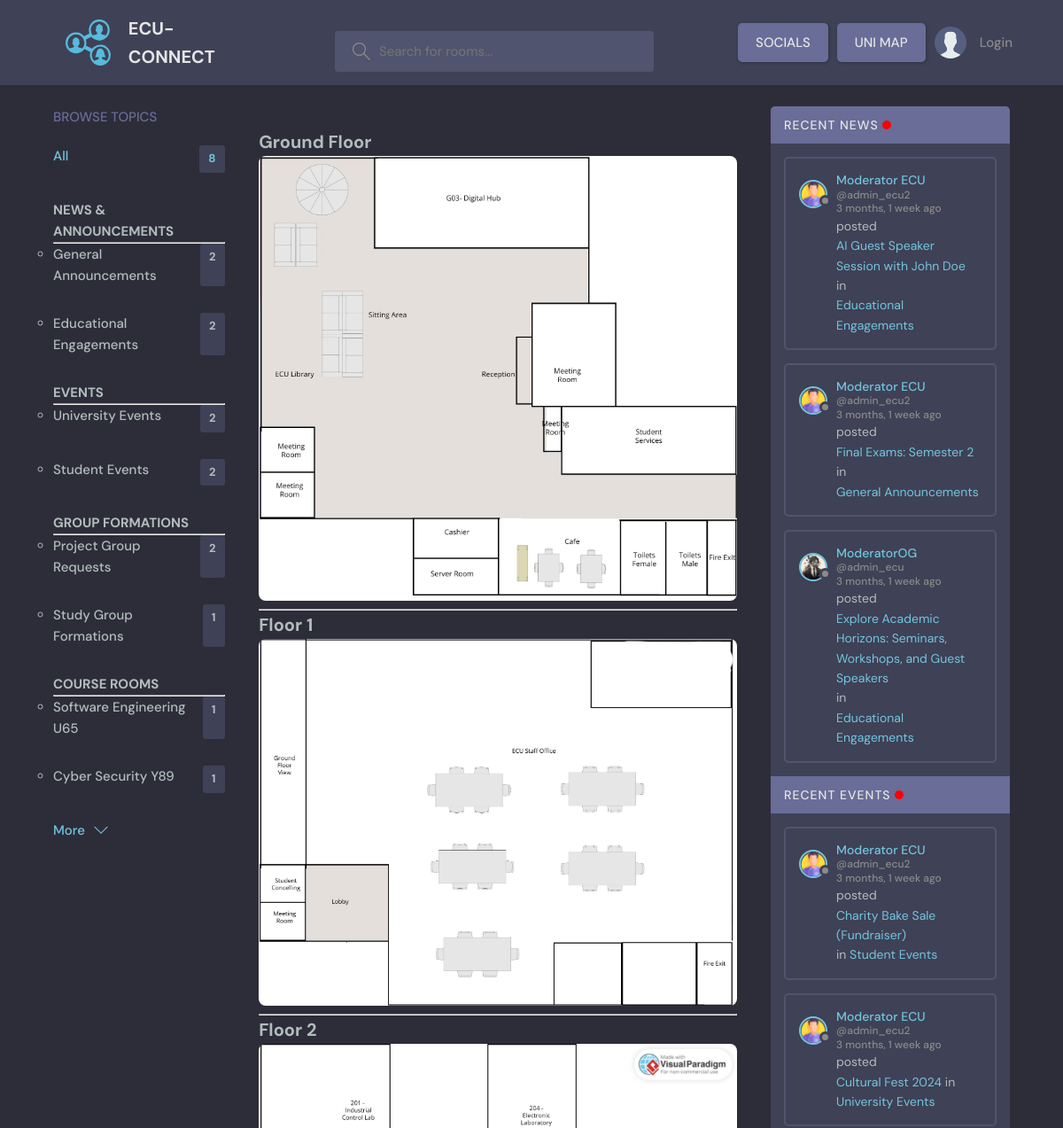
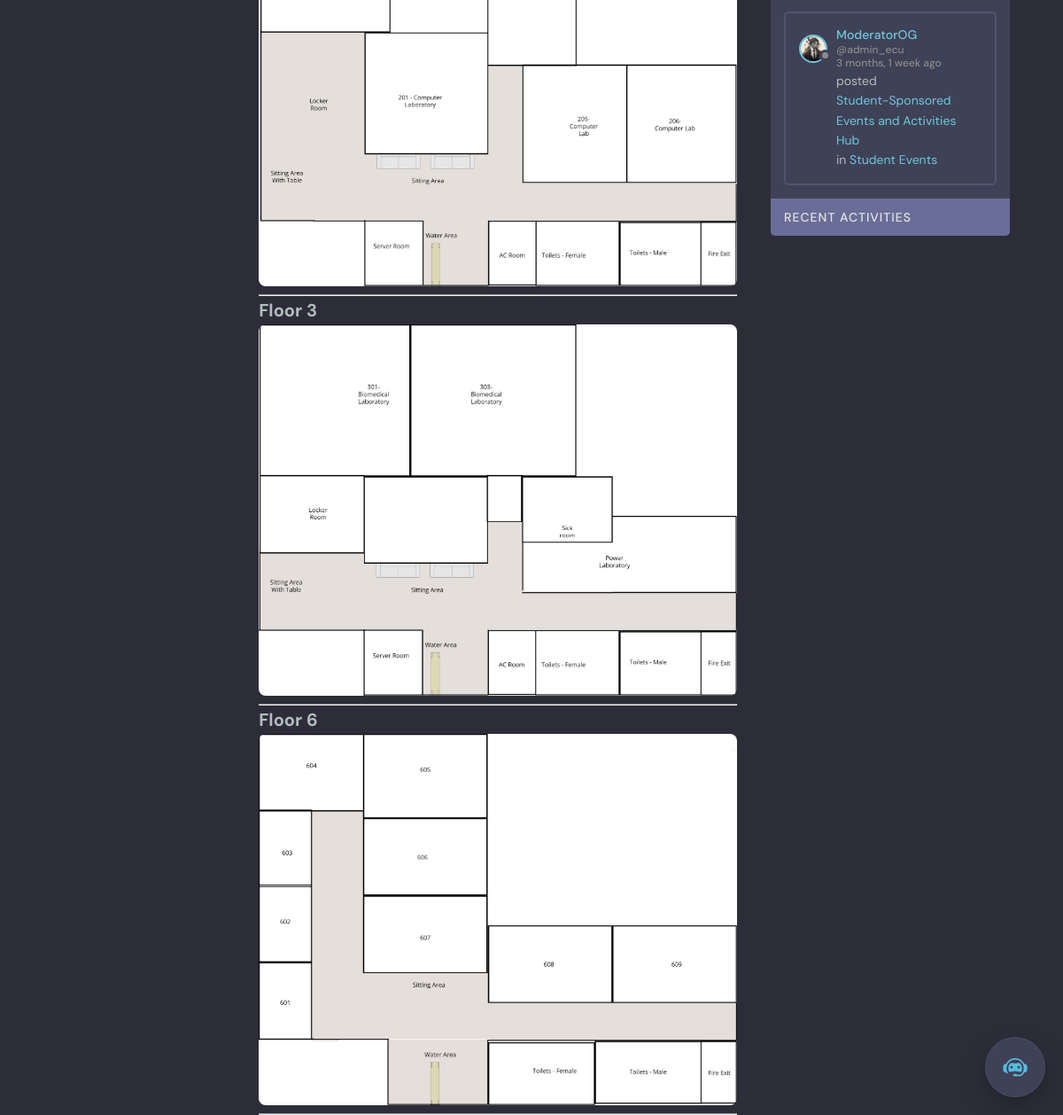
/uni_map/, run on the app's committed database (2 pictures, top to bottom).
### base/models.py (models this page shows, shortened)
class Topic(models.Model):
    name = models.CharField(max_length=200)

class Thread(models.Model):
    host = models.ForeignKey(User, on_delete = models.SET_NULL, null=True)
    topic = models.ForeignKey(Topic, on_delete = models.SET_NULL, null=True)
    name = models.CharField(max_length=200)
    description = models.TextField(null = True, blank = True)
    participants = models.ManyToManyField(User, related_name='participants', blank=True)
    updated = models.DateTimeField(auto_now= True)
    created = models.DateTimeField(auto_now_add= True)
    pinned = models.BooleanField(default=False)
    class Meta:
       ordering = ['-updated', '-created']

class User(AbstractUser):
    username = models.CharField(max_length=150, unique=True, null=True)
    name = models.CharField(max_length=200, null=True)
    email = models.EmailField(unique=True, null=True)
    bio = models.TextField(null=True)
    avatar = models.ImageField(null=True, default="avatar.svg")
    USERNAME_FIELD = 'email'
    REQUIRED_FIELDS = ['username']
    notifications = models.ManyToManyField(Notification, related_name='notifications', blank=True)

### base/views.py (the view)
# urls.py: path('uni_map/', views.uniMap, name="uni_map"),
def uniMap(request):
    topics = Topic.objects.all()
    recent_news_threads = Thread.objects.filter(Q(topic__name='General Announcements') | Q(topic__name='Educational Engagements'))[:3]
    recent_events_threads = Thread.objects.filter(Q(topic__name='University Events') | Q(topic__name='Student Events'))[:3]
    context = {'topics': topics, 'recent_news_threads': recent_news_threads, 'recent_events_threads': recent_events_threads}
    return render(request, 'base/unimap.html', context)

### base/templates/base/unimap.html (shortened to what this page needs)
{% extends 'main.html' %}
{% load static %}
{% block content %}
    <main class="layout layout--3">
        <div class="container">
             {% include 'base/topics_component.html' %}
            <div class="roomList">
                <div class="map-page__feed">
                    <div class="map-page__post">
                        <h2>Ground Floor</h2>
                        <img src="{% static 'images/gfloor.jpg' %}" />
                        <hr>
                        <h2>Floor 1</h2>
                        <img src="{% static 'images/floor1.jpg' %}" />
                        <hr>
                        <h2>Floor 2</h2>
                        <img src="{% static 'images/floor2.jpg' %}" />
                        <hr>
                        <h2>Floor 3</h2>
                        <img src="{% static 'images/floor3.jpg' %}" />
                        <hr>
                        <h2>Floor 6</h2>
                        <img src="{% static 'images/floor6.jpg' %}" />
                    </div>
                </div>
            </div>
            {% include 'base/activity_component.html' %}
        </div>
    </main>
{% endblock content %}

### base/templates/base/topics_component.html
        <div class="topics">
            <div class="topics__header">
              <h2>Browse Topics</h2>
            </div>
            <ul class="topics__list">
                <li>
                    <a href="{% url 'home' %}" class="active">All <span>{{topics.count}}</span></a>
                </li>
              <li>
                <h4>NEWS & ANNOUNCEMENTS</h4>
                <hr>
                <ul>
                  {% for topic in topics %}
                    {% if topic.name == "General Announcements" or topic.name == "Educational Engagements"  %}
                      <li><strong><a href="{% url 'home' %}?q={{topic.name}}">{{topic.name}}<span>{{topic.thread_set.all.count}}</span></a></strong></li>
                    {% endif %}
                  {% endfor %}
                </ul>
              </li>
              <li>
                <h4>EVENTS</h4>
                <hr>
                <ul>
                  {% for topic in topics %}
                  {% if topic.name == "University Events" or topic.name == "Student Events"  %}
                      <li><strong><a href="{% url 'home' %}?q={{topic.name}}">{{topic.name}}<span>{{topic.thread_set.all.count}}</span></a></strong></li>
                    {% endif %}
                  {% endfor %}
                </ul>
              </li>
              <li>
                <h4>GROUP FORMATIONS</h4>
                <hr>
                <ul>
                  {% for topic in topics %}
                  {% if topic.name == "Project Group Requests" or topic.name == "Study Group Formations"  %}
                      <li> <a href="{% url 'home' %}?q={{topic.name}}">{{topic.name}}<span>{{topic.thread_set.all.count}}</span></a></li>
                    {% endif %}
                  {% endfor %}
                </ul>
              </li>
              <li>
                <h4>COURSE ROOMS</h4>
                <hr>
                <ul>
                  {% for topic in topics %}
                  {% if topic.name == "Software Engineering U65" or topic.name == "Cyber Security Y89"  %}
                      <li><strong><a href="{% url 'home' %}?q={{topic.name}}">{{topic.name}}<span>{{topic.thread_set.all.count}}</span></a></strong></li>
                    {% endif %}
                  {% endfor %}
                </ul>
              </li>
            </ul>
            <a class="btn btn--link" href="topics.html">
              More
              <svg version="1.1" xmlns="http://www.w3.org/2000/svg" width="32" height="32" viewBox="0 0 32 32">
                <title>chevron-down</title>
                <path d="M16 21l-13-13h-3l16 16 16-16h-3l-13 13z"></path>
              </svg>
            </a>
          </div>

### base/templates/base/activity_component.html (shortened to what this page needs)
<div class="activities">
  <div class="activities__header">
    <h2>RECENT NEWS <div class="flashing-light"></div></h2>
  </div>
  {% for thread in recent_news_threads %}
  <div class="activities__box">
    <div class="activities__boxHeader roomListRoom__header">
      <a href="{% url 'user_profile' thread.host.id %}" class="roomListRoom__author">
        <div class="avatar avatar--small">
          <img src="{{thread.host.avatar.url}}" />
        </div>
        <p>
          {{thread.host.name}}
          <span>@{{thread.host.username}}</span>
          <span>{{thread.created|timesince}} ago</span>
        </p>
      </a>
    </div>
    <div class="activities__boxContent">
      <p>posted <a href="{% url 'thread' thread.id %}">{{ thread.name }}</a> in <a href="{% url 'home' %}?q={{thread.topic.name}}">{{ thread.topic.name }} </a> </p>
    </div>
  </div>
  {% endfor %}
    <div class="activities__header">
      <h2>RECENT EVENTS <div class="flashing-light"></div></h2>
    </div>
    {% for thread in recent_events_threads %}
  <div class="activities__box">
    <div class="activities__boxHeader roomListRoom__header">
      <a href="{% url 'user_profile' thread.host.id %}" class="roomListRoom__author">
        <div class="avatar avatar--small">
          <img src="{{thread.host.avatar.url}}" />
        </div>
        <p>
          {{thread.host.name}}
          <span>@{{thread.host.username}}</span>
          <span>{{thread.created|timesince}} ago</span>
        </p>
      </a>
    </div>
    <div class="activities__boxContent">
      <p>posted <a href="{% url 'thread' thread.id %}">{{ thread.name }}</a> in <a href="{% url 'home' %}?q={{thread.topic.name}}">{{ thread.topic.name }} </a> </p>
    </div>
  </div>
  {% endfor %}
    <div class="activities__header">
      <h2>Recent Activities</h2>
    </div>
  </div>

### static/styles/style.css (style rules this page uses)
:root { --color-main: #71c6dd; --color-main-light: #e1f6fb; --color-dark: #3f4156; --color-dark-medium: #51546e; --color-dark-light: #696d97; --color-light: #e5e5e5; --color-gray: #8b8b8b; --color-light-gray: #b2bdbd; --color-bg: #2d2d39; --color-success: #5dd693; --color-error: #fc4b0b; }
* { font-family: "DM Sans", -apple-system, BlinkMacSystemFont, "Segoe UI", Roboto, Oxygen, Ubuntu, Cantarell, "Open Sans", "Helvetica Neue", sans-serif; margin: 0; padding: 0; box-sizing: border-box; text-rendering: optimizeLegibility; font-size: inherit; }
html { font-size: 56.25%; }
@media only screen and (min-width: 1200px) { html { font-size: 62.5%; } }
body { line-height: 1.6; font-weight: 400; font-size: 1.5rem; color: var(--color-light-gray); background-color: var(--color-bg); min-height: 100vh; }
img { width: 100%; }
a { display: inline-block; color: var(--color-main); text-decoration: none; }
.container { max-width: 120rem; width: 90%; margin: auto; }
.btn { background-color: transparent; border: none; display: inline-flex; align-items: center; gap: 1rem; cursor: pointer; transition: all ease-in-out 0.3s; padding: 1rem 2rem; border-radius: 5px; box-shadow: 1px 1px 3px 1px rgba(0, 0, 0, 0.15); font-weight: 500; }
.btn--link { border-radius: 0; padding: 0; color: var(--color-main); box-shadow: none; }
.btn > svg { fill: currentColor; width: 1.6rem; height: 1.6rem; }
.avatar { position: relative; display: inline-block; border-radius: 50%; border: 2px solid var(--color-main); }
.avatar img { display: block; border-radius: 50%; object-fit: cover; object-position: center; }
.avatar::after { content: ""; display: block; position: absolute; background-color: var(--color-gray); z-index: 111; border-radius: 50%; border: 0.3rem solid var(--color-dark); }
.avatar.avatar--small img { width: 2.8rem; height: 2.8rem; }
.avatar.avatar--small:after { width: 0.7rem; height: 0.7rem; bottom: 0px; right: -6px; }
.layout { margin-top: 2.4rem; }
.layout > .container { display: flex; justify-content: space-between; align-items: flex-start; }
.layout--3 > .container > div:first-child { flex-basis: 18%; max-width: 22.5rem; }
.layout--3 > .container > div:nth-child(2) { flex-basis: 50%; }
.layout--3 > .container > div:last-child { flex-basis: 25%; }
.topics__header { margin-bottom: 2rem; }
.topics__header h2 { text-transform: uppercase; font-weight: 500; color: var(--color-dark-light); }
.topics__list { list-style: none; }
.topics__list li a { display: flex; justify-content: space-between; margin-bottom: 3rem; font-weight: 500; color: var(--color-light-gray); transition: all 0.3s ease-in-out; }
.topics__list li a.active, .topics__list li a:hover { color: var(--color-main); }
.topics__list li a span { padding: 0.5rem 1rem; background-color: var(--color-dark); border-radius: 3px; font-size: 1.3rem; font-weight: 700; letter-spacing: 1px; }
.roomListRoom__header { display: flex; justify-content: space-between; align-items: center; }
.roomListRoom__author { font-weight: 500; display: flex; align-items: center; gap: 1rem; }
.activities { background: var(--color-dark); border-radius: 5px; overflow: hidden; }
.activities__header h2 { background-color: var(--color-dark-light); text-transform: uppercase; font-weight: 500; padding: 1rem 1.5rem; color: var(--color-light); letter-spacing: 1px; font-size: 1.4rem; }
.activities__box { margin: 1.5rem; padding: 1.5rem; border: 2px solid var(--color-dark-medium); border-radius: 5px; }
.activities__boxHeader p { font-size: 1.4rem; line-height: 1.3; }
.activities__boxHeader p span { color: var(--color-gray); font-size: 1.2rem; display: block; }
.activities__boxContent { margin-left: 4.2rem; }
.activities__boxContent { font-size: 1.4rem; }
.map-page__feed { margin-top: 20px; font-size: 20px; }
.map-page__post img { max-width: 100%; border-radius: 8px; }
.flashing-light { display: inline-block; width: 10px; height: 10px; background-color: red; border-radius: 50%; animation: flash 1s infinite alternate; }

### data on the page
Topic: name "General Announcements", thread_set.all.count "2"
Topic: name "Educational Engagements", thread_set.all.count "2"
Topic: name "University Events", thread_set.all.count "2"
Topic: name "Student Events", thread_set.all.count "2"
Topic: name "Project Group Requests", thread_set.all.count "2"
Topic: name "Study Group Formations", thread_set.all.count "1"
Topic: name "Software Engineering U65", thread_set.all.count "1"
Topic: name "Cyber Security Y89", thread_set.all.count "1"
Thread: host.avatar (picture), host.name "Moderator ECU", host.username "admin_ecu2", created "3 months, 1 week", name "AI Guest Speaker Session with John Doe", topic.name "Educational Engagements"
Thread: host.avatar (picture), host.name "Moderator ECU", host.username "admin_ecu2", created "3 months, 1 week", name "Final Exams: Semester 2", topic.name "General Announcements"
Thread: host.avatar (picture), host.name "ModeratorOG", host.username "admin_ecu", created "3 months, 1 week", name "Explore Academic Horizons: Seminars, Workshops, and Guest Speakers", topic.name "Educational Engagements"
Thread: host.avatar (picture), host.name "Moderator ECU", host.username "admin_ecu2", created "3 months, 1 week", name "Charity Bake Sale (Fundraiser)", topic.name "Student Events"
Thread: host.avatar (picture), host.name "Moderator ECU", host.username "admin_ecu2", created "3 months, 1 week", name "Cultural Fest 2024", topic.name "University Events"
Thread: host.avatar (picture), host.name "ModeratorOG", host.username "admin_ecu", created "3 months, 1 week", name "Student-Sponsored Events and Activities Hub", topic.name "Student Events"

### other printed values
{{ topics.count }} "8"
